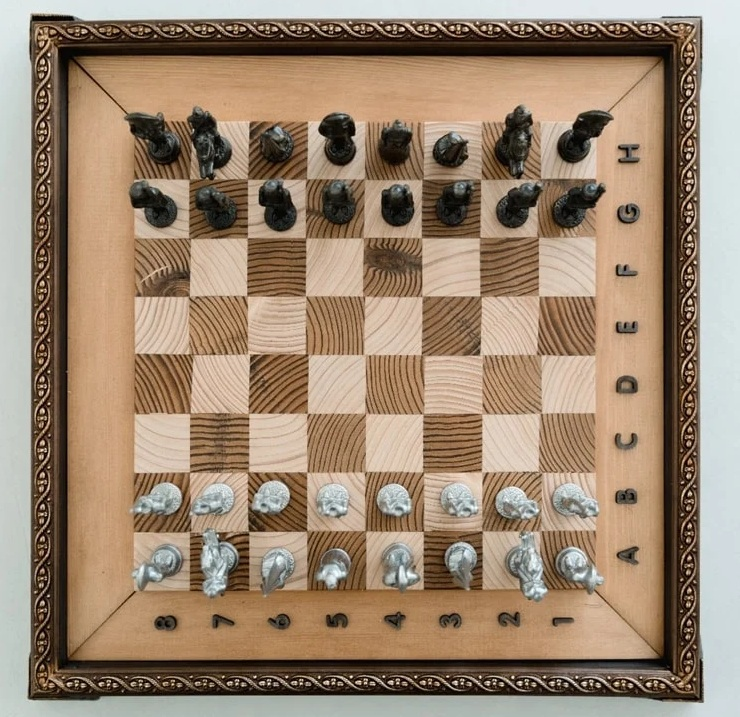
#> input picture Tps/TP8/Part1 Codes tp 8/exercice 3/chess.jpg, 740 x 717 px
$ python exo3_avec_transfo.py
#> lines starting #> are read from the running program, lines starting #| are printed output that depends on the picture; after the words box and inside, x2 and y2 are one past the last pixel; in counts of white or black regions, pixels touching at a corner belong together
import cv2
import matplotlib.pyplot as plt


def detect_corners(image):
    gray = cv2.cvtColor(image, cv2.COLOR_BGR2GRAY)

    corners = cv2.goodFeaturesToTrack(
        gray,
        maxCorners=500,
        qualityLevel=0.05,
        minDistance=6
    )

    result = image.copy()

    if corners is not None:

        corners = corners.astype(int)

        for corner in corners:

            x, y = corner.ravel()

            cv2.circle(
                result,
                (x, y),
                4,
                (0, 0, 255),
                -1
            )

    return result


image = cv2.imread("chess.jpg")
#> image is the input picture: shape (717, 740, 3); mean B, G, R 113, 134.3, 155.6


original = image.copy()

original_corners = detect_corners(original)
#> in detect_corners, `corners = cv2.goodFeaturesToTrack( gray, maxCorners=500, qualityLevel=..`: corners = 500 rows, first 8: [462, 683], [512, 677], [403, 29], [480, 677], [319, 677], [49, 55], [48, 86], [351, 676]
#> the loop in detect_corners, `for corner in corners: ` made 500 passes
#> after the loop in detect_corners, `for corner in corners:`: result: shape (717, 740, 3); 4.55% of pixels changed, all inside (x1, y1, x2, y2) = (28, 11, 707, 706)


resized = cv2.resize(
    image,
    None,
    fx=0.5,
    fy=0.5
)

resized_corners = detect_corners(resized)
#> in detect_corners (call 2), `corners = cv2.goodFeaturesToTrack( gray, maxCorners=500, qualityLevel=..`: corners = 500 rows, first 8: [343, 46], [292, 341], [21, 205], [343, 78], [324, 342], [296, 14], [21, 221], [16, 8]
#> the loop in detect_corners (call 2), `for corner in corners: ` made 500 passes
#> after the loop in detect_corners (call 2), `for corner in corners:`: result: shape (358, 370, 3); mean B, G, R 97.1, 114.9, 178.5


h, w = image.shape[:2]
#> h = 717; w = 740

center = (w // 2, h // 2)
#> center = (370, 358)

M = cv2.getRotationMatrix2D(
    center,
    45,
    1
)
#> M = [[0.707, 0.707, -144.8], [-0.707, 0.707, 366.5]]

rotated = cv2.warpAffine(
    image,
    M,
    (w, h)
)

rotated_corners = detect_corners(rotated)
#> in detect_corners (call 3), `corners = cv2.goodFeaturesToTrack( gray, maxCorners=500, qualityLevel=..`: corners = 500 rows, first 8: [161, 102], [696, 483], [559, 620], [582, 597], [251, 12], [673, 506], [627, 551], [665, 523]
#> the loop in detect_corners (call 3), `for corner in corners: ` made 500 passes
#> after the loop in detect_corners (call 3), `for corner in corners:`:
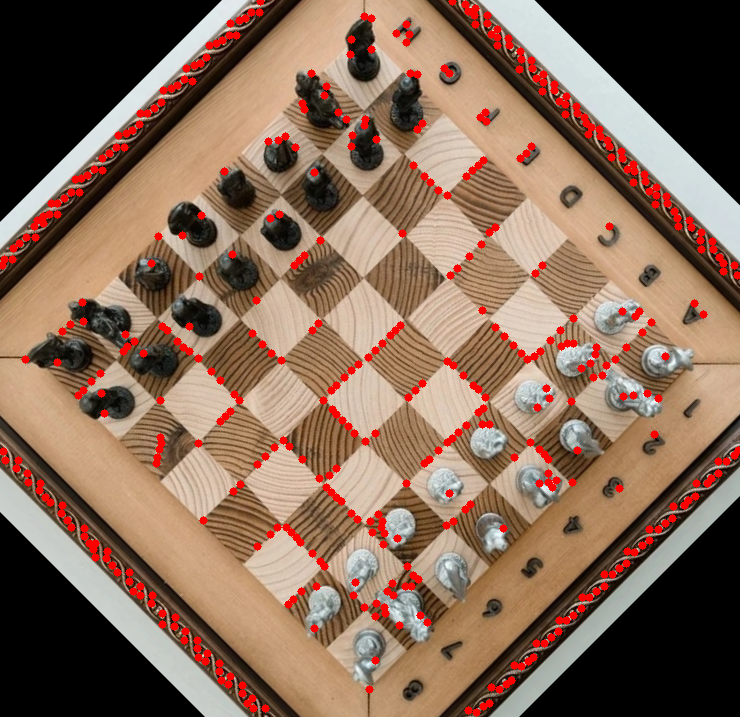
#> result: shape (717, 740, 3); mean B, G, R 87.1, 105.4, 135.9

flipped_horizontal = cv2.flip(
    image,
    1
)

flipped_horizontal_corners = detect_corners(
    flipped_horizontal
)
#> in detect_corners (call 4), `corners = cv2.goodFeaturesToTrack( gray, maxCorners=500, qualityLevel=..`: corners = 500 rows, first 8: [277, 683], [227, 677], [336, 29], [259, 677], [420, 677], [690, 55], [691, 86], [388, 676]
#> the loop in detect_corners (call 4), `for corner in corners: ` made 500 passes
#> after the loop in detect_corners (call 4), `for corner in corners:`:
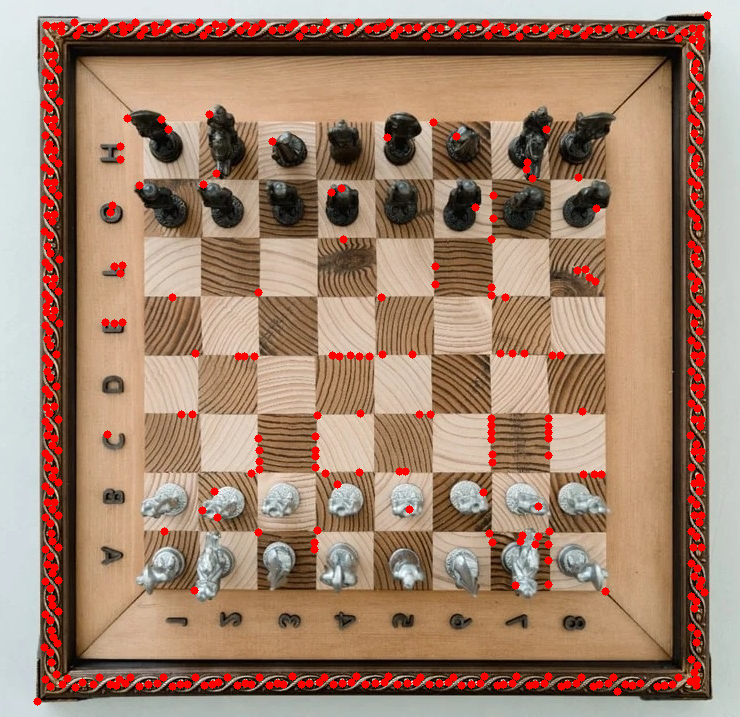
#> result: shape (717, 740, 3); mean B, G, R 109.7, 130.2, 162.1

flipped_vertical = cv2.flip(
    image,
    0
)

flipped_vertical_corners = detect_corners(
    flipped_vertical
)
#> in detect_corners (call 5), `gray = cv2.cvtColor(image, cv2.COLOR_BGR2GRAY)`:
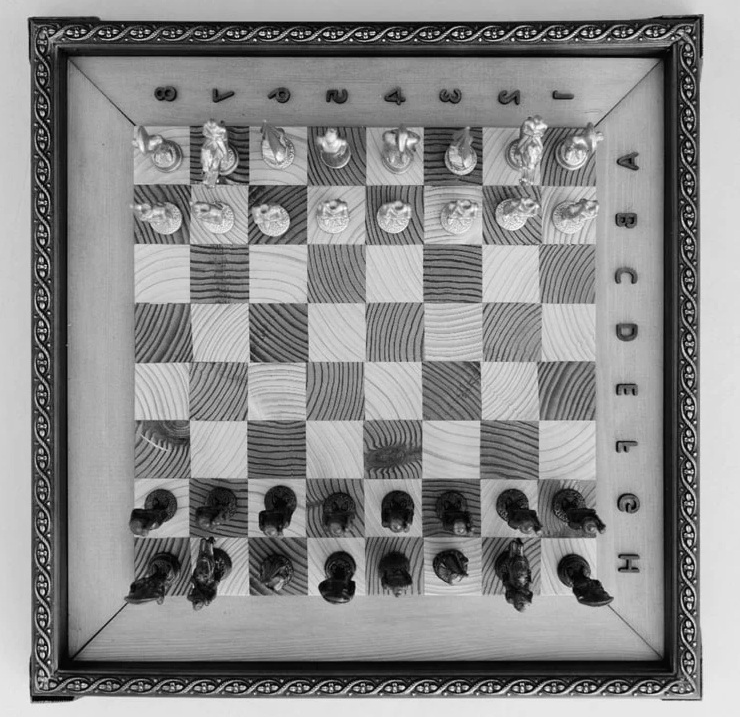
#> gray: shape (717, 740); min 0, max 254, mean 138.3
#> in detect_corners (call 5), `corners = cv2.goodFeaturesToTrack( gray, maxCorners=500, qualityLevel=..`: corners = 500 rows, first 8: [462, 33], [512, 39], [403, 687], [480, 39], [319, 39], [49, 661], [48, 630], [351, 40]
#> the loop in detect_corners (call 5), `for corner in corners: ` made 500 passes
#> after the loop in detect_corners (call 5), `for corner in corners:`:
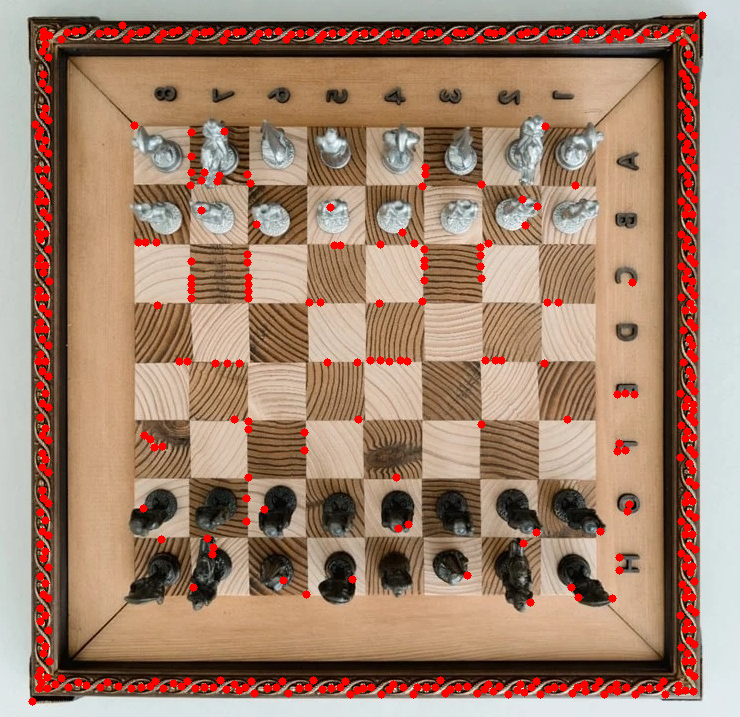
#> result: shape (717, 740, 3); mean B, G, R 109.7, 130.2, 162.1

final_image = cv2.resize(
    image,
    None,
    fx=0.5,
    fy=0.5
)

h2, w2 = final_image.shape[:2]
#> h2 = 358; w2 = 370

center2 = (w2 // 2, h2 // 2)
#> center2 = (185, 179)

M2 = cv2.getRotationMatrix2D(
    center2,
    45,
    1
)
#> M2 = [[0.707, 0.707, -72.39], [-0.707, 0.707, 183.2]]

final_image = cv2.warpAffine(
    final_image,
    M2,
    (w2, h2)
)

final_image = cv2.flip(
    final_image,
    1
)

final_image = cv2.flip(
    final_image,
    0
)

final_corners = detect_corners(final_image)
#> in detect_corners (call 6), `gray = cv2.cvtColor(image, cv2.COLOR_BGR2GRAY)`:
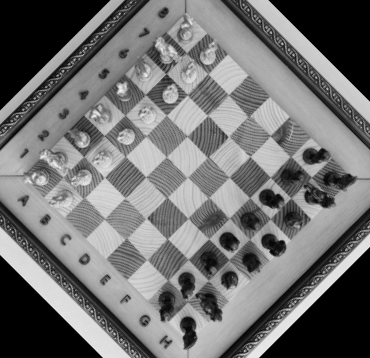
#> gray: shape (358, 370); min 0, max 246, mean 114
#> in detect_corners (call 6), `corners = cv2.goodFeaturesToTrack( gray, maxCorners=500, qualityLevel=..`: corners = 500 rows, first 8: [282, 44], [17, 116], [121, 339], [114, 334], [259, 21], [268, 250], [227, 288], [271, 32]
#> the loop in detect_corners (call 6), `for corner in corners: ` made 500 passes
#> after the loop in detect_corners (call 6), `for corner in corners:`:
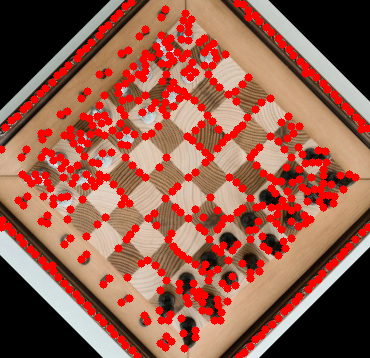
#> result: shape (358, 370, 3); mean B, G, R 74.3, 90, 152


plt.figure(figsize=(15, 10))


plt.subplot(2, 3, 1)

plt.imshow(
    cv2.cvtColor(original_corners, cv2.COLOR_BGR2RGB)
)

plt.title("Originale")
plt.axis("off")


plt.subplot(2, 3, 2)

plt.imshow(
    cv2.cvtColor(resized_corners, cv2.COLOR_BGR2RGB)
)

plt.title("Resize 50%")
plt.axis("off")


plt.subplot(2, 3, 3)

plt.imshow(
    cv2.cvtColor(rotated_corners, cv2.COLOR_BGR2RGB)
)

plt.title("Rotation 45°")
plt.axis("off")


plt.subplot(2, 3, 4)

plt.imshow(
    cv2.cvtColor(
        flipped_horizontal_corners,
        cv2.COLOR_BGR2RGB
    )
)

plt.title("Flip horizontal")
plt.axis("off")


plt.subplot(2, 3, 5)

plt.imshow(
    cv2.cvtColor(
        flipped_vertical_corners,
        cv2.COLOR_BGR2RGB
    )
)

plt.title("Flip vertical")
plt.axis("off")


plt.subplot(2, 3, 6)

plt.imshow(
    cv2.cvtColor(
        final_corners,
        cv2.COLOR_BGR2RGB
    )
)

plt.title("Toutes les transformations")
plt.axis("off")


plt.tight_layout()
plt.show()
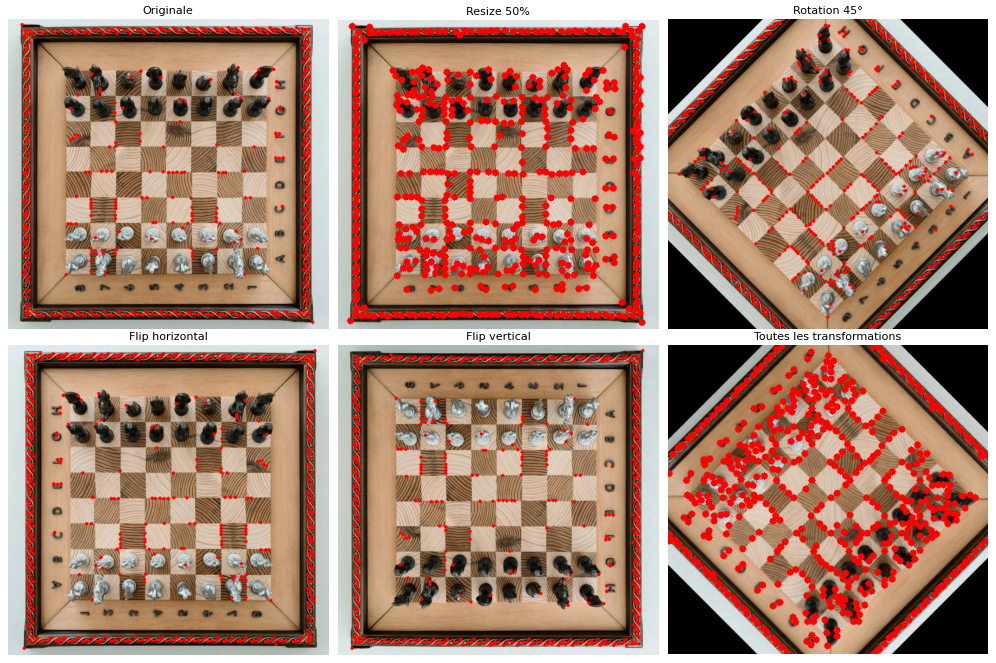
#> figure drawn by matplotlib, 6 panels

$ run again, with Tps/TP8/Part1 Codes tp 8/exercice 3/terrain.jpg copied over Tps/TP8/Part1 Codes tp 8/exercice 3/chess.jpg
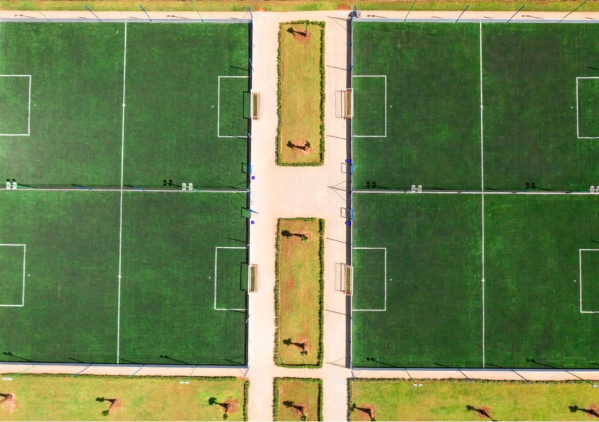
#> input picture Tps/TP8/Part1 Codes tp 8/exercice 3/terrain.jpg, 1198 x 844 px (shown at 1/2 size)
#> image is the input picture: shape (844, 1198, 3); mean B, G, R 78.4, 127.9, 109.8
#> corners = 500 rows, first 8: [499, 379], [378, 378], [691, 381], [1181, 379], [493, 273], [491, 495], [495, 153], [545, 841]
#> the loop in detect_corners, `for corner in corners: ` made 500 passes
#> gray: shape (422, 599)
#> corners = 347 rows, first 8: [253, 177], [252, 222], [247, 76], [420, 186], [183, 184], [13, 183], [288, 30], [593, 186]
#> the loop in detect_corners (call 2), `for corner in corners: ` made 347 passes
#> M = [[0.707, 0.707, -123], [-0.707, 0.707, 547.2]]
#> gray: shape (844, 1198)
#> corners = 500 rows, first 8: [1164, 142], [1076, 54], [963, 652], [574, 551], [498, 462], [154, 787], [512, 317], [419, 392]
#> corners = 500 rows, first 8: [698, 379], [819, 378], [506, 381], [16, 379], [704, 273], [706, 495], [702, 153], [652, 841]
#> corners = 500 rows, first 8: [499, 464], [378, 465], [691, 462], [1181, 464], [493, 570], [491, 348], [495, 690], [545, 2]
#> the loop in detect_corners (call 5), `for corner in corners: ` made 500 passes
#> after the loop in detect_corners (call 5), `for corner in corners:`:
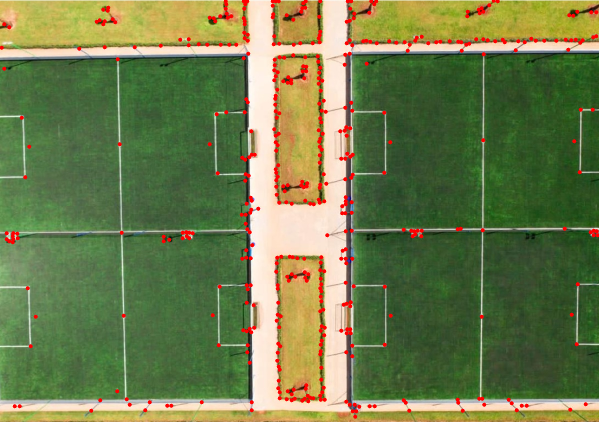
#> result: shape (844, 1198, 3) (shown at 1/2 size); mean B, G, R 76.2, 124.7, 112.4
#> M2 = [[0.707, 0.707, -61.62], [-0.707, 0.707, 273.2]]
#> gray: shape (422, 599)
#> corners = 285 rows, first 8: [324, 169], [117, 96], [356, 202], [396, 152], [188, 26], [61, 394], [135, 78], [526, 23]
#> the loop in detect_corners (call 6), `for corner in corners: ` made 285 passes
#> after the loop in detect_corners (call 6), `for corner in corners:`:
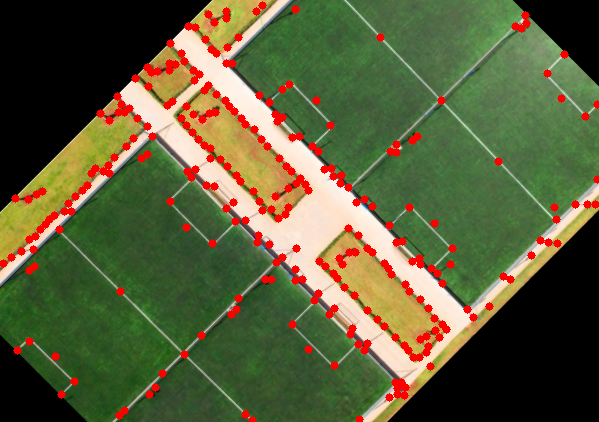
#> result: shape (422, 599, 3); mean B, G, R 58.3, 93.5, 92.5
